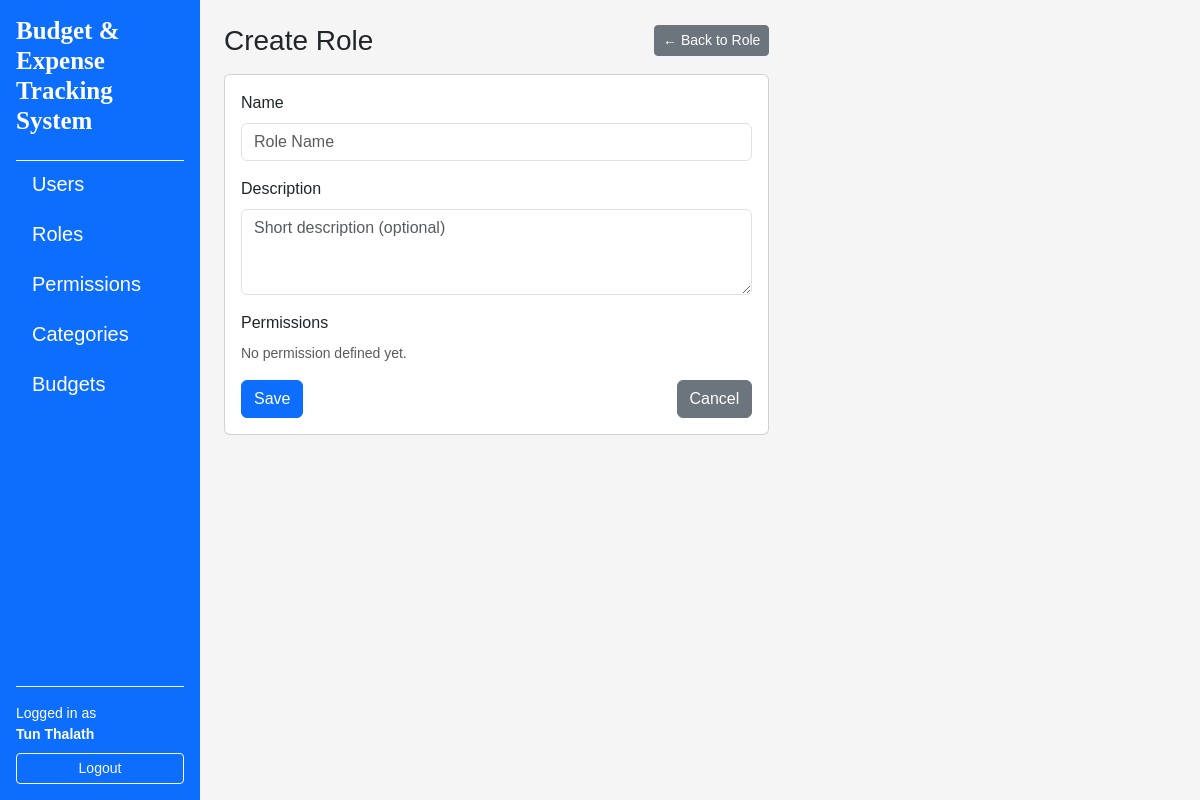
Page /roles/create (signed in) on the earlier database version.
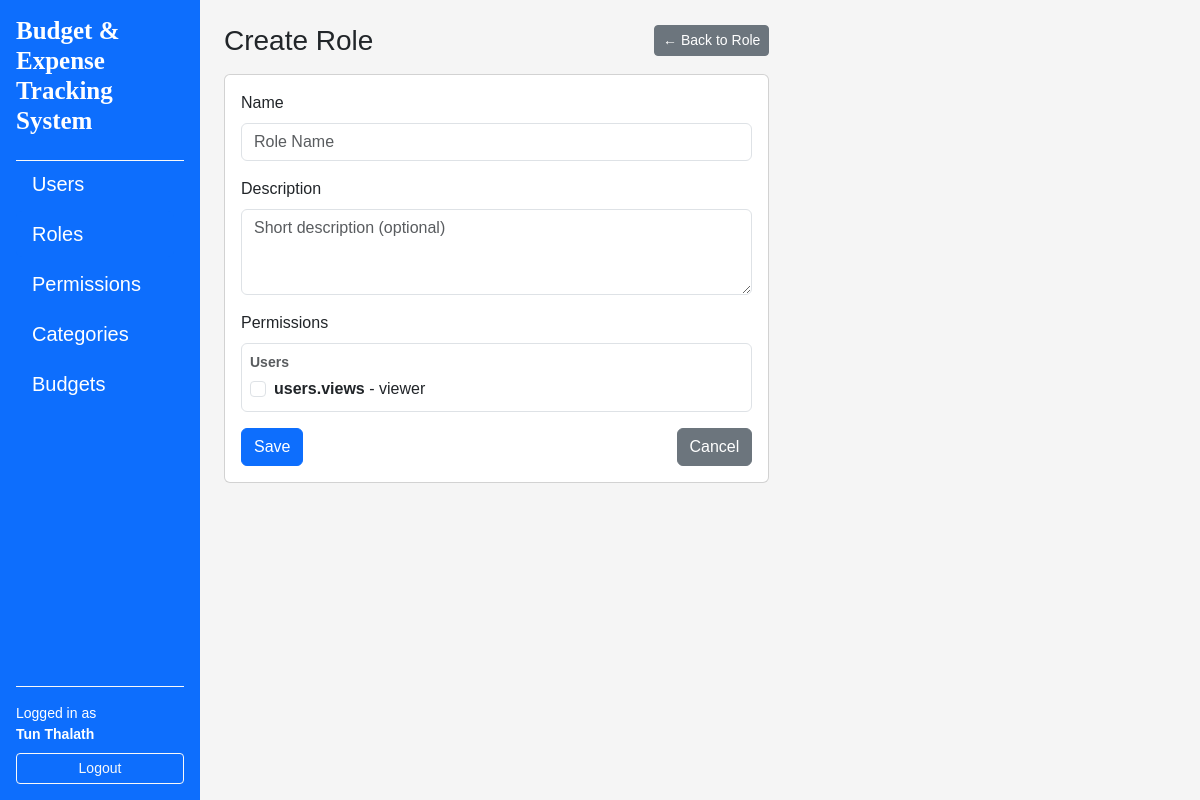
Same page on the later database version.
### app/models/permission.py (models this page shows, shortened)
class Permission(db.Model):
    __tablename__ = "permissions"
    id = db.Column(db.Integer, primary_key = True)
    code = db.Column(db.String(64), unique=True, nullable=False, index=True)
    name = db.Column(db.String(120), nullable=False)
    description = db.Column(db.String(255))
    module = db.Column(db.String(80), nullable=False, default="General")
    created_at = db.Column(db.DateTime, default = datetime.utcnow, nullable=False)
    updated_at = db.Column(db.DateTime, default = datetime.utcnow, onupdate = datetime.utcnow, nullable=False)
    roles = db.relationship("Role", secondary=role_permissions, back_populates = "permissions")

### app/routes/role_routes.py (the view, shortened to what this page needs)
@role_bp.route("/create", methods=["GET", "POST"])
@login_required
def create():
    form = RoleCreateForm()
    return render_template("roles/create.html", form=form)

### app/forms/role_forms.py (shortened to what this page needs)
class RoleCreateForm(FlaskForm):
    name = StringField(
        "Name",
        validators=[DataRequired(), Length(min=2, max=80)],
        render_kw={"placeholder": "Role Name"}
    )
    description = TextAreaField(
        "Description",
        render_kw={"placeholder": "Short description (optional)"},
    )
    permission_ids = MultiCheckBoxField(
        "Permissions",
        coerce=int,
        render_kw={"placeholder": "Permissions granted to this role"},
    )
    submit = SubmitField("Save")
    def __init__(self, *args, **kwargs):
        super().__init__(*args, **kwargs)
        self.permission_ids.choices = _permission_choices()
        self.permissions_by_module = _permissions_grouped_by_module()

### app/forms/role_forms.py (called while the page is built)
def _permission_choices():
    return [
        (perm.id, f"{perm.code} - {perm.name}")
        for perm in db.session.scalars(
            db.select(Permission).order_by(Permission.code)
        )
    ]

### app/templates/roles/create.html (shortened to what this page needs)
{% extends "layouts/base.html" %}
{% block content %}
<div class="row">
     <div class="col-lg-8 col-xl-7">
          <div class="d-flex justify-content-between align-items-center mb-3">
               <h1 class="h3 mb-0">Create Role</h1>
               <a
                    class="btn btn-secondary btn-sm"
                    href="{{ url_for('roles.index') }}"
               >← Back to Role</a>
          </div>
          <div class="card">
               <div class="card-body">
                   {% include "roles/_form.html" %}
               </div>
          </div>
     </div>
</div>
{% endblock %}

### app/templates/roles/_form.html (shortened to what this page needs)
<form method="post">
    <div class="mb-3">
        {{ form.name.label(class="form-label") }}
        {{ form.name(class="form-control") }}
    </div>
    <div class="mb-3">
        {{ form.description.label(class="form-label") }}
        {{ form.description(class="form-control", rows="3") }}
    </div>
    <div class="mb-3">
        <label class="form-label">{{ form.permission_ids.label.text }}</label>
        {% if form.permissions_by_module %}
            {% for module_name, perms in form.permissions_by_module.items() %}
            <div class="border rounded p-2 mb-2">
                <div class="fw-bold small text-muted mb-1">
                    {{ module_name }}
                </div>
                {% for perm in perms %}
                    <div class="form-check">
                        <input
                            class="form-check-input"
                            type="checkbox"
                            id="perm_{{ perm.id }}"
                            name="{{ form.permission_ids.name }}"
                            value="{{ perm.id }}"
                        >
                        <label class="form-check-label" for="perm_{{ perm.id }}">
                            <strong>{{ perm.code }}</strong> - {{ perm.name }}
                        </label>
                    </div>
                {% endfor %}
            </div>
            {% endfor %}
        {% else %}
            <p class="text-muted small">No permission defined yet.</p>
        {% endif %}
    </div>
    <div class="d-flex justify-content-between mt-3 ">
        {{ form.submit(class="btn btn-primary") }}
        <a href="{{ url_for('roles.index') }}" class="btn btn-secondary"> Cancel</a>
    </div>
</form>

Differences in the rows shown:
added Permission: module "Users", code "users.views", name "viewer"
Other differences:
text no longer shown: "No permission defined yet."
